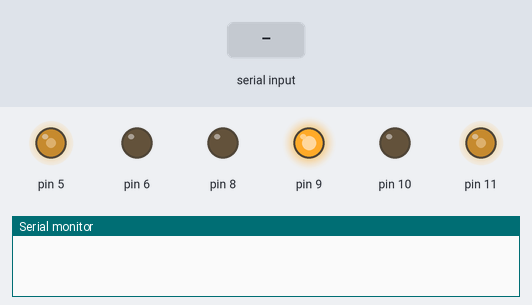
A sketch run on a simulated Arduino Uno, built with avr-gcc and run on an emulated ATmega328P. On the bench: output pins drawn as LEDs (lit = HIGH), the last lines printed to the serial monitor. The inputs (shaded band) are chosen by the test bench.

Above: at 0.8 s.
0.9 s: "90,45\n" received over Serial
At 1.34 s:
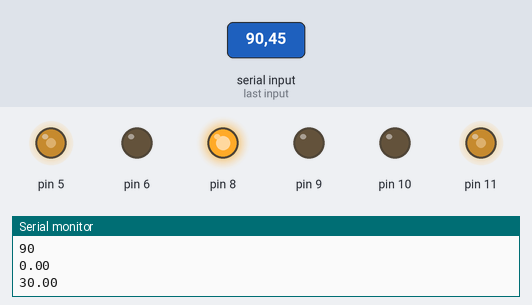
At 1.96 s:
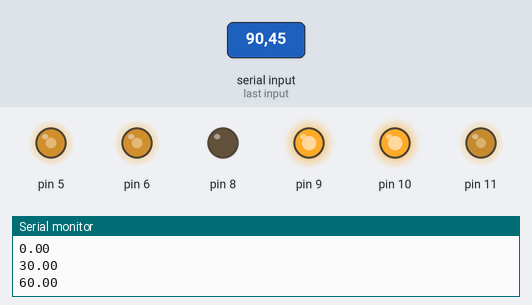
3.9 s: "30,150\n" received over Serial
At 5.08 s:
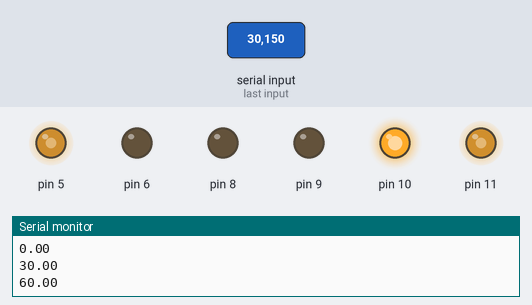
At 6.7 s:
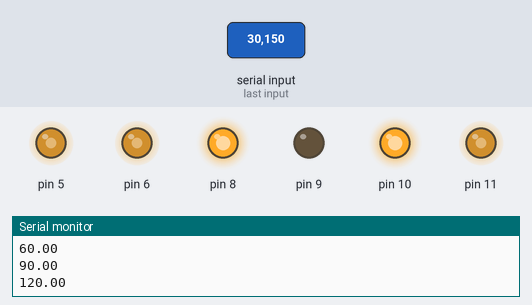
6.9 s: "200\n" received over Serial
Timing chart, 0 to 8.5 s (numbered marks = the images above; inputs shaded):
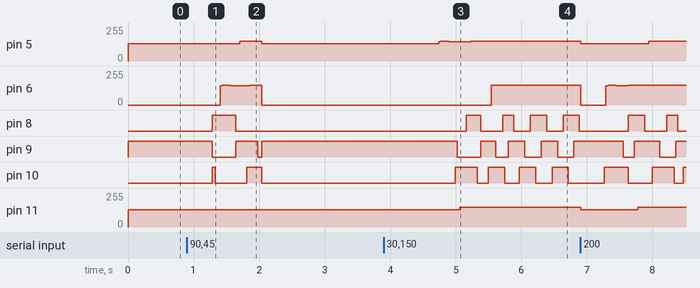

The sketch:

Arduino_Code.ino
```cpp
#include<avr/io.h>
#include<avr/interrupt.h>
#include<util/delay.h>
#include<math.h>

/*
 * Circuit Connections:
 *
 * Motor Driver PWM pins:
 * R Phase - 6 (PORTD6)
 * Y Phase - 5 (PORTD5)
 * B Phase - 11(PORTB3)
 *
 * Motor Driver Dir (direction) pins:
 * R Phase - 8 (PORTB0)
 * Y Phase - 9 (PORTB1)
 * B Phase - 10(PORTB2)
 *
 * Important Note: The Brk (brake) pins of the Motor Drivers must be connected to the Ground.
 */

float freq=0.0;
#define tp (1000000/freq)
#define offset ((2*pi)/3)
#define pi 3.14159
#define A 150
unsigned long long int tm=0;

float angle,r,y,b;

void compute()
{
    angle=0.002*0.001*pi*freq*tm;
    r=sin(angle)*A;
    y=sin(angle-offset)*A;
    b=sin(angle+offset)*A;

    if(r<0){
      PORTB|=1; //Setting PORTB0 as HIGH
      r=-r;
    }
    else
      PORTB&=~1; //Setting PORTB0 as LOW

    if(y<0){
      PORTB|=2; //Setting PORTB1 as HIGH
      y=-y;
    }
    else
      PORTB&=~2; //Setting PORTB1 as LOW

    if(b<0){
      PORTB|=4; //Setting PORTB2 as HIGH
      b=-b;
    }
    else
      PORTB&=~4; //Setting PORTB2 as LOW

    OCR0A=r;
    OCR0B=y;
    OCR2A=b;

}

void accelerate(int ft)
{
    //Function that gradually raised speed of rotating magnetic field to target Frequency (RPM/60)
    freq=0;
    for(float i=0;i<=ft;i+=0.5)
    {
      freq=i;
      Serial.println(freq*60);
      _delay_ms(200);
    }
}

int main()
{
  int tar_RPM=0;
  DDRB|=0b00001111; //PWM Pin 11 - OCR2A & Dir pins
  DDRD|=0b01100000; //PWM Pins 5 & 6

  TCCR0A|=(1<<WGM01)|(1<<WGM00)|(1<<COM0A1)|(1<<COM0B1);  //non-inverting Fast PWM - 5 & 6
  TCCR0B|=(1<<CS00); // Prescalar 1

  TCCR2A|=(1<<WGM21)|(1<<WGM20)|(1<<COM2A1);  //non-inverting Fast PWM - 11
  TCCR2B|=(1<<CS20);  // Prescalar 1

  TCCR1B=(1<<CS11)|(1<<CS10)|(1<<WGM13)|(1<<WGM12); //Prescalar 64 & CTC Mode
  TIMSK1|=(1<<ICIE1);   //ICR1 Interrupt Enable
  ICR1=255; //Setting TOP value

  Serial.begin(9600);

  sei();

  while(1)
  {
    if(Serial.available()>0)
    {
      _delay_ms(10);
      tar_RPM=Serial.parseInt();  //Get Target RPM from User
      Serial.println(tar_RPM);    //Print Target RPM back to the Serial Monitor for verification
      accelerate(tar_RPM/60);     //Sending Target frequncy to accelerate function
    }
    _delay_ms(10);
  }

  return 0;
}

ISR(TIMER1_CAPT_vect)
{
  //Timer Interrupt function that regularly updates PWM dutycycles
  tm+=16*64;
  if(tm>=tp)
    tm=0;
  compute();
}
```
